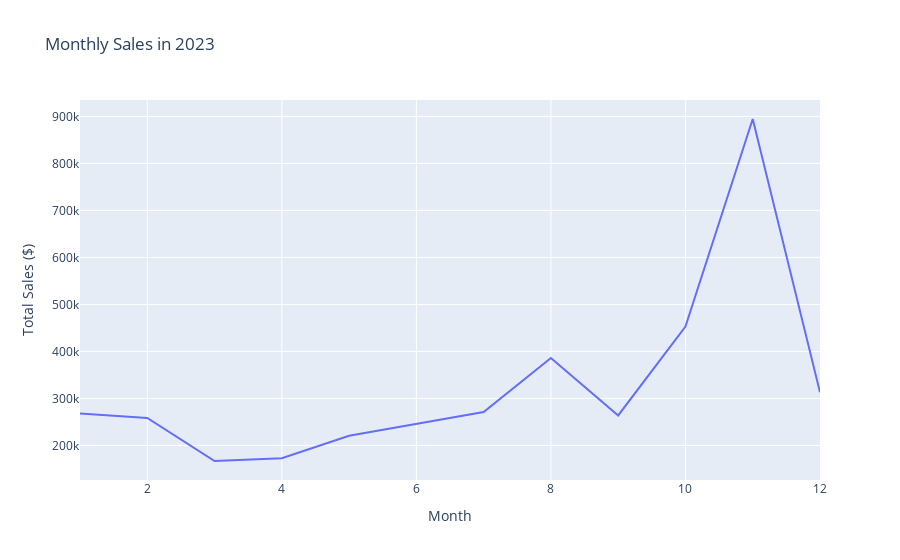

Here is the notebook cell this chart was saved with:
### Markdown cell above
- month with highest sales in 2023

### Code cell
#which month in 2023 has the highest sales
month_sales_2023 = df[df['YEAR_ID']==2023].groupby('MONTH_ID')['Exact Sales'].sum().reset_index()
#plot a line chart
fig = px.line(month_sales_2023, x='MONTH_ID', y='Exact Sales', title='Monthly Sales in 2023', labels={'MONTH_ID':'Month', 'Exact Sales':'Total Sales ($)'})
fig.show()

### Figure 1 — Plotly figure (JSON) as saved in the notebook; plotly's stock layout.template omitted (floating-point values rounded to 4 significant figures)
{"data": [{"hovertemplate": "Month=%{x}<br>Total Sales ($)=%{y}<extra></extra>", "legendgroup": "", "line": {"color": "#636efa", "dash": "solid"}, "marker": {"symbol": "circle"}, "mode": "lines", "name": "", "orientation": "v", "showlegend": false, "type": "scatter", "x": [1, 2, 3, 4, 5, 6, 7, 8, 9, 10, 11, 12], "xaxis": "x", "y": [268000.0, 258400.0, 167000.0, 172900.0, 220800.0, 245200.0, 271100.0, 386100.0, 263900.0, 452800.0, 894500.0, 313100.0], "yaxis": "y"}], "layout": {"legend": {"tracegroupgap": 0}, "title": {"text": "Monthly Sales in 2023"}, "xaxis": {"anchor": "y", "domain": [0, 1], "title": {"text": "Month"}}, "yaxis": {"anchor": "x", "domain": [0, 1], "title": {"text": "Total Sales ($)"}}}}
